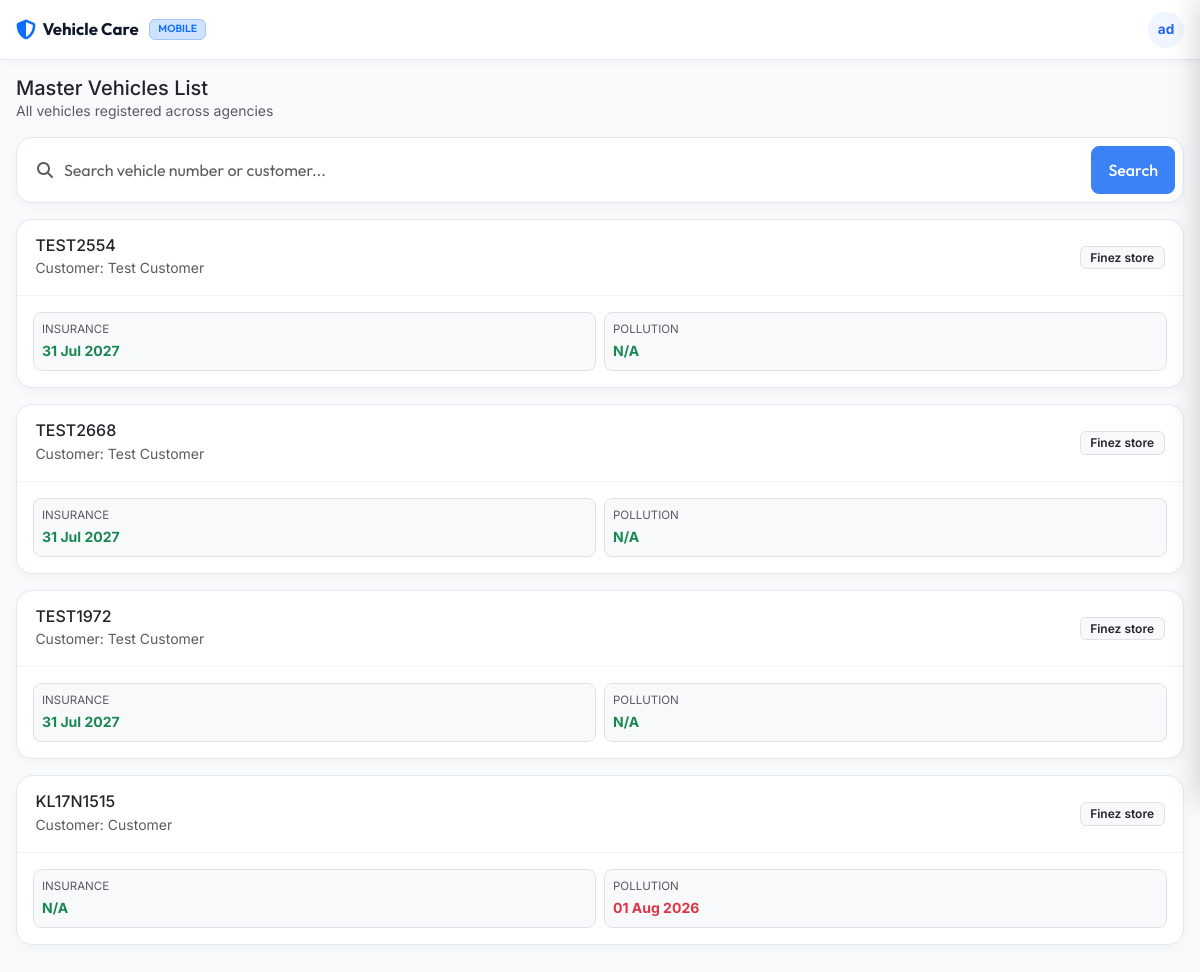
Page /mobile/admin/vehicles.php (signed in) on the committed database.
### tables this page shows
CREATE TABLE `users` (
  `id` int(11) NOT NULL,
  `username` varchar(50) NOT NULL,
  `password` varchar(255) NOT NULL,
  `email` varchar(100) NOT NULL,
  `role` enum('admin','agent','shop') NOT NULL DEFAULT 'agent',
  `parent_agent_id` int(11) DEFAULT NULL,
  `status` enum('active','suspended') NOT NULL DEFAULT 'active',
  `shop_name` varchar(255) DEFAULT NULL,
  `shop_owner_name` varchar(255) DEFAULT NULL,
  `shop_logo` varchar(255) DEFAULT NULL,
  `shop_address` text DEFAULT NULL,
  `city` varchar(100) DEFAULT NULL,
  `state` varchar(100) DEFAULT NULL,
  `pincode` varchar(10) DEFAULT NULL,
  `mobile_number` varchar(20) DEFAULT NULL,
  `whatsapp_number` varchar(20) DEFAULT NULL,
  `created_at` timestamp NOT NULL DEFAULT current_timestamp(),
  `updated_at` timestamp NOT NULL DEFAULT current_timestamp() ON UPDATE current_timestamp(),
  `expiry_date` date DEFAULT NULL,
  `access_health_insurance` tinyint(1) NOT NULL DEFAULT 1,
  `access_vehicle_insurance` tinyint(1) NOT NULL DEFAULT 1,
  `access_pollution` tinyint(1) NOT NULL DEFAULT 1,
  `message_balance` int(11) NOT NULL DEFAULT 0,
  `notify_days_before` int(11) DEFAULT 7,
  `notify_before_enabled` tinyint(1) DEFAULT 1,
  `notify_1day_before_enabled` tinyint(1) DEFAULT 1,
  `notify_after_expiry_enabled` tinyint(1) DEFAULT 1
);

CREATE TABLE `vehicles` (
  `id` int(11) NOT NULL,
  `customer_id` int(11) NOT NULL,
  `agent_id` int(11) NOT NULL,
  `created_by_shop_id` int(11) DEFAULT NULL,
  `vehicle_number` varchar(30) NOT NULL,
  `created_at` timestamp NOT NULL DEFAULT current_timestamp(),
  `updated_at` timestamp NOT NULL DEFAULT current_timestamp() ON UPDATE current_timestamp()
);

CREATE TABLE `customers` (
  `id` int(11) NOT NULL,
  `agent_id` int(11) NOT NULL,
  `created_by_shop_id` int(11) DEFAULT NULL,
  `name` varchar(255) NOT NULL,
  `mobile_number` varchar(20) NOT NULL,
  `whatsapp_number` varchar(20) NOT NULL,
  `created_at` timestamp NOT NULL DEFAULT current_timestamp(),
  `updated_at` timestamp NOT NULL DEFAULT current_timestamp() ON UPDATE current_timestamp()
);

CREATE TABLE `insurances` (
  `id` int(11) NOT NULL,
  `vehicle_id` int(11) NOT NULL,
  `agent_id` int(11) NOT NULL,
  `created_by_shop_id` int(11) DEFAULT NULL,
  `insurance_company_id` int(11) NOT NULL,
  `policy_number` varchar(100) NOT NULL,
  `insurance_type` enum('Comprehensive','Third Party','Own Damage','Zero Dep') NOT NULL,
  `start_date` date NOT NULL,
  `expiry_date` date NOT NULL,
  `premium_amount` decimal(10,2) NOT NULL,
  `document_path` varchar(255) DEFAULT NULL,
  `created_at` timestamp NOT NULL DEFAULT current_timestamp(),
  `updated_at` timestamp NOT NULL DEFAULT current_timestamp() ON UPDATE current_timestamp()
);

CREATE TABLE `pollution_certificates` (
  `id` int(11) NOT NULL,
  `vehicle_id` int(11) NOT NULL,
  `agent_id` int(11) NOT NULL,
  `created_by_shop_id` int(11) DEFAULT NULL,
  `certificate_number` varchar(100) NOT NULL,
  `start_date` date NOT NULL,
  `expiry_date` date NOT NULL,
  `document_path` varchar(255) DEFAULT NULL,
  `created_at` timestamp NOT NULL DEFAULT current_timestamp(),
  `updated_at` timestamp NOT NULL DEFAULT current_timestamp() ON UPDATE current_timestamp()
);

### includes/functions.php (called while the page is built, shortened)
<?php
function sanitize($data) {
    return htmlspecialchars(trim($data), ENT_QUOTES, 'UTF-8');
}
function isLoggedIn() {
    return !empty($_SESSION['user_id']) && !empty($_SESSION['role']);
}

### mobile/admin/vehicles.php (the view, shortened to what this page needs)
<?php
require_once __DIR__ . '/../../includes/functions.php';
require_once __DIR__ . '/../includes/header.php';
$db = getDBConnection();
$search = trim($_GET['search'] ?? '');
$params = [];
$where = "";
$sql = "
    SELECT v.*, c.name as customer_name, c.mobile_number, u.shop_name as agency_name,
           i.expiry_date as insurance_expiry, p.expiry_date as pollution_expiry
    FROM vehicles v
    LEFT JOIN customers c ON v.customer_id = c.id
    LEFT JOIN users u ON v.agent_id = u.id
    LEFT JOIN insurances i ON v.id = i.vehicle_id
    LEFT JOIN pollution_certificates p ON v.id = p.vehicle_id
    $where
    ORDER BY v.id DESC
    LIMIT 50
";
$stmt = $db->prepare($sql);
$stmt->execute($params);
$vehicles = $stmt->fetchAll();
?>
<div class="mb-3">
    <h2 class="h5 font-weight-700 m-0 text-dark">Master Vehicles List</h2>
    <p class="small text-muted m-0">All vehicles registered across agencies</p>
</div>
<div class="mobile-card p-2 mb-3">
    <form action="" method="GET">
        <div class="input-group">
            <span class="input-group-text bg-transparent border-0"><i class="fa-solid fa-search text-muted"></i></span>
            <input type="text" name="search" class="form-control border-0 ps-0" placeholder="Search vehicle number or customer..." value="<?php echo sanitize($search); ?>" inputmode="search">
            <button type="submit" class="btn btn-primary px-3 rounded-3">Search</button>
        </div>
    </form>
</div>
<?php if (!empty($vehicles)): ?>
    <?php foreach ($vehicles as $veh): ?>
        <div class="mobile-card">
            <div class="mobile-card-header">
                <div>
                    <h6 class="m-0 font-weight-700 text-dark"><?php echo sanitize($veh['vehicle_number']); ?></h6>
                    <span class="small text-muted">Customer: <?php echo sanitize($veh['customer_name']); ?></span>
                </div>
                <span class="badge bg-light text-dark border"><?php echo sanitize($veh['agency_name'] ?? 'Agency'); ?></span>
            </div>
            <div class="mobile-card-body p-3">
                <div class="row g-2">
                    <div class="col-6">
                        <div class="p-2 border rounded-3 bg-light">
                            <span class="small text-muted d-block" style="font-size: 0.72rem;">INSURANCE</span>
                            <span class="fw-bold small <?php echo (!empty($veh['insurance_expiry']) && $veh['insurance_expiry'] < date('Y-m-d')) ? 'text-danger' : 'text-success'; ?>">
                                <?php echo !empty($veh['insurance_expiry']) ? date('d M Y', strtotime($veh['insurance_expiry'])) : 'N/A'; ?>
                            </span>
                        </div>
                    </div>
                    <div class="col-6">
                        <div class="p-2 border rounded-3 bg-light">
                            <span class="small text-muted d-block" style="font-size: 0.72rem;">POLLUTION</span>
                            <span class="fw-bold small <?php echo (!empty($veh['pollution_expiry']) && $veh['pollution_expiry'] < date('Y-m-d')) ? 'text-danger' : 'text-success'; ?>">
                                <?php echo !empty($veh['pollution_expiry']) ? date('d M Y', strtotime($veh['pollution_expiry'])) : 'N/A'; ?>
                            </span>
                        </div>
                    </div>
                </div>
            </div>
        </div>
    <?php endforeach; ?>
<?php endif; ?>
<?php require_once __DIR__ . '/../includes/footer.php'; ?>

### mobile/includes/header.php (shortened to what this page needs)
<?php
require_once __DIR__ . '/../../includes/functions.php';
$current_user = null;
if (isLoggedIn()) {
    $db = getDBConnection();
    $stmt = $db->prepare("SELECT * FROM users WHERE id = ?");
    $stmt->execute([$_SESSION['user_id']]);
    $current_user = $stmt->fetch();
}
$role = $_SESSION['role'] ?? '';
?>
<!DOCTYPE html>
<html lang="en">
<head>
    <link href="https://cdn.jsdelivr.net/npm/bootstrap@5.3.0/dist/css/bootstrap.min.css" rel="stylesheet">
    <link href="https://cdnjs.cloudflare.com/ajax/libs/font-awesome/6.4.0/css/all.min.css" rel="stylesheet">
    <link href="https://cdn.datatables.net/1.13.4/css/dataTables.bootstrap5.min.css" rel="stylesheet">
    <link href="https://cdn.datatables.net/responsive/2.4.1/css/responsive.bootstrap5.min.css" rel="stylesheet">
    <link href="https://cdn.jsdelivr.net/npm/sweetalert2@11/dist/sweetalert2.min.css" rel="stylesheet">
    <link href="../../assets/css/style.css" rel="stylesheet">
</head>
<body>
    <nav id="mobile-header-nav">
        <a href="<?php echo $role === 'admin' ? '../admin/index.php' : '../agent/index.php'; ?>" class="text-decoration-none">
            <h1 class="mobile-brand-title">
                <i class="fa-solid fa-shield-halved text-primary fs-5"></i>
                <span>Vehicle Care</span>
                <span class="badge bg-primary-subtle text-primary border border-primary-subtle ms-1" style="font-size: 0.65rem;">MOBILE</span>
            </h1>
        </a>
        <?php if (isLoggedIn()): ?>
        <div class="d-flex align-items-center gap-2">
            <div class="dropdown">
                <button class="mobile-user-badge border-0" type="button" data-bs-toggle="dropdown" aria-expanded="false">
                    <?php
                        if ($current_user && !empty($current_user['shop_name']) && ($role === 'agent' || $role === 'shop')) {
                            echo substr(sanitize($current_user['shop_name']), 0, 2);
                        } else {
                            echo substr(sanitize($current_user['username']), 0, 2);
                        }
                    ?>
                </button>
            </div>
        </div>
        <?php endif; ?>
    </nav>
    <div class="container-fluid p-3">

### assets/css/style.css (style rules this page uses)
:root { --primary-color: #3b82f6; --primary-hover: #2563eb; --primary-light: #eff6ff; --secondary-color: #64748b; --success-color: #10b981; --success-light: #ecfdf5; --warning-color: #f59e0b; --warning-light: #fef3c7; --danger-color: #ef4444; --danger-light: #fef2f2; --info-color: #06b6d4; --info-light: #ecfeff; --bg-color: #f8fafc; --card-bg: #ffffff; --text-main: #0f172a; --text-muted: #64748b; --border-color: #e2e8f0; --sidebar-width: 260px; --sidebar-bg: #ffffff; --sidebar-active-bg: #eff6ff; --sidebar-active-text: #2563eb; --header-height: 70px; --shadow-sm: 0 1px 3px rgba(0, 0, 0, 0.05), 0 1px 2px rgba(0, 0, 0, 0.02); --shadow-md: 0 4px 6px -1px rgba(0, 0, 0, 0.05), 0 2px 4px -1px rgba(0, 0, 0, 0.01); --shadow-lg: 0 10px 15px -3px rgba(0, 0, 0, 0.05), 0 4px 6px -2px rgba(0, 0, 0, 0.01); --radius-sm: 8px; --radius-md: 12px; --radius-lg: 16px; --font-main: 'Outfit', sans-serif; }
body { font-family: var(--font-main); background-color: var(--bg-color); color: var(--text-main); margin: 0; padding: 0; overflow-x: hidden; -webkit-font-smoothing: antialiased; }
.form-control, .form-select { border: 1px solid var(--border-color); border-radius: var(--radius-sm); padding: 0.625rem 0.875rem; font-size: 0.9rem; font-family: var(--font-main); color: var(--text-main); transition: all 0.2s ease; }
.btn { font-weight: 500; padding: 0.625rem 1.25rem; border-radius: var(--radius-sm); font-family: var(--font-main); font-size: 0.9rem; transition: all 0.2s ease; display: inline-flex; align-items: center; justify-content: center; gap: 0.5rem; }
.btn-primary { background-color: var(--primary-color); border-color: var(--primary-color); }
.badge { padding: 0.4em 0.8em; font-weight: 600; border-radius: 6px; font-size: 0.75rem; }

### mobile/includes/header.php (style rules this page uses)
:root { --mobile-bg: #f8fafc; --font-main: 'Outfit', sans-serif; }
body { font-family: 'Inter', sans-serif; background-color: var(--mobile-bg); color: #0f172a; padding-bottom: 78px; -webkit-tap-highlight-color: transparent; }
#mobile-header-nav { height: 60px; background: #ffffff; border-bottom: 1px solid #e2e8f0; position: sticky; top: 0; z-index: 1030; display: flex; align-items: center; justify-content: space-between; padding: 0 1rem; box-shadow: 0 2px 10px rgba(0,0,0,0.03); }
.mobile-brand-title { font-family: var(--font-main); font-weight: 700; font-size: 1.05rem; color: #0f172a; margin: 0; display: flex; align-items: center; gap: 0.4rem; }
.mobile-user-badge { width: 36px; height: 36px; border-radius: 50%; background: #eff6ff; color: #2563eb; font-weight: 700; font-size: 0.85rem; display: flex; align-items: center; justify-content: center; border: 1px solid #bfdbfe; }
.mobile-card { background: #ffffff; border-radius: 16px; border: 1px solid #e2e8f0; box-shadow: 0 4px 12px rgba(0,0,0,0.03); margin-bottom: 1rem; overflow: hidden; }
.mobile-card-header { padding: 1rem 1.15rem; border-bottom: 1px solid #f1f5f9; display: flex; align-items: center; justify-content: space-between; }
.mobile-card-body { padding: 1.15rem; }
.form-control, .form-select, .btn { min-height: 48px; font-size: 16px; border-radius: 12px; }

### rows in the picture
users: username "ad"
vehicles: vehicle_number "TEST2554", customer.name "Test Customer", agent.shop_name "Finez store", insurances.expiry_date "31 Jul 2027", shows "N/A"
vehicles: vehicle_number "TEST2668", customer.name "Test Customer", agent.shop_name "Finez store", insurances.expiry_date "31 Jul 2027", shows "N/A"
vehicles: vehicle_number "TEST1972", customer.name "Test Customer", agent.shop_name "Finez store", insurances.expiry_date "31 Jul 2027", shows "N/A"
vehicles: vehicle_number "KL17N1515", customer.name "Customer", agent.shop_name "Finez store", shows "N/A", pollution_certificates.expiry_date "01 Aug 2026"
